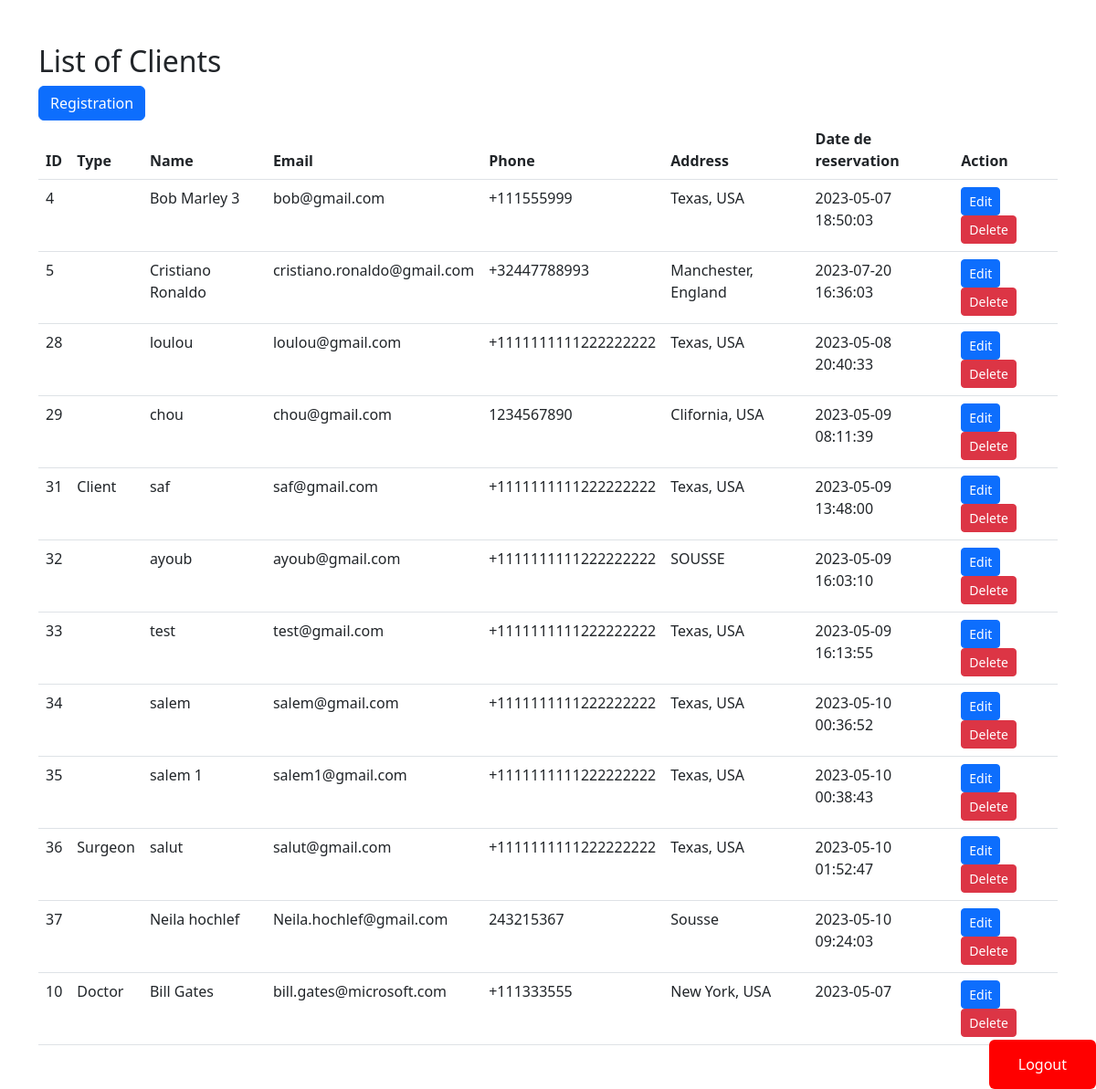
The page / on the database its author committed.
### tables this page shows
CREATE TABLE IF NOT EXISTS `clients` (
  `id` int(11) NOT NULL AUTO_INCREMENT,
  `type` varchar(100) NOT NULL,
  `name` varchar(100) NOT NULL,
  `email` varchar(200) NOT NULL,
  `phone` varchar(20) DEFAULT NULL,
  `address` varchar(200) DEFAULT NULL,
  `passw` varchar(255) DEFAULT NULL,
  `date_res` datetime DEFAULT CURRENT_TIMESTAMP,
  PRIMARY KEY (`id`),
  UNIQUE KEY `email` (`email`)
);

### index.php (the view, shortened to what this page needs)
<!DOCTYPE html>
<html lang="en">
<head>
    <link rel="stylesheet" href="https://cdn.jsdelivr.net/npm/bootstrap@5.3.0-alpha3/dist/css/bootstrap.min.css">
</head>
<body>
<a href="logout.php" class="btn btn-danger logout " >Logout</a>
    <div class="container my-5">
        <h2>List of Clients</h2>
        <a class="btn btn-primary" href="/mon_cabinet/create.php" role="button">Registration</a>
        <br>
        <table class="table">
            <thead>
                <tr>
                    <th>ID</th>
                    <th>Type</th>
                    <th>Name</th>
                    <th>Email</th>
                    <th>Phone</th>
                    <th>Address</th>
                    <th>Date de reservation</th>
                    <th>Action</th>
                </tr>
            </thead>
            <tbody>
                <?php
                $servername = "localhost";
                $username = "root";
                $password = "";
                $database = "mon_cabinet";
                $connection = new mysqli($servername,$username,$password,$database);
                $sql = "SELECT *FROM clients";
                $result = $connection->query($sql);
                while($row = $result->fetch_assoc()){
                    echo"
                    <tr>
                    <td>$row[id]</td>
                    <td>$row[type]</td>
                    <td>$row[name]</td>
                    <td>$row[email]</td>
                    <td>$row[phone]</td>
                    <td>$row[address]</td>
                    <td>$row[date_res]</td>
                    <td>
                        <a class='btn btn-primary btn-sm' href='/mon_cabinet/edit.php?id=$row[id]'>Edit</a>
                        <a class='btn btn-danger btn-sm' href='/mon_cabinet/delete.php?id=$row[id]'>Delete</a>
                    </td>
                </tr>
                    ";
                }
                ?>
                <tr>
                    <td>10</td>
                    <td>Doctor</td>
                    <td>Bill Gates</td>
                    <td>bill.gates@microsoft.com</td>
                    <td>+111333555</td>
                    <td>New York, USA</td>
                    <td>2023-05-07</td>
                    <td>
                        <a class="btn btn-primary btn-sm" href="/mon_cabinet/edit.php">Edit</a>
                        <a class="btn btn-danger btn-sm" href="/mon_cabinet/delete.php">Delete</a>
                    </td>
                </tr>
            </tbody>
        </table>
    </div>
</body>
</html>

### index.php (style rules this page uses)
.logout { position: absolute; bottom: 0; right: 0; background-color: red; border: none; color: white; padding: 15px 32px; text-align: center; text-decoration: none; display: inline-block; font-size: 16px; }

### rows shown on the page
clients: id "4", name "Bob Marley 3", email "bob@gmail.com", phone "+111555999", address "Texas, USA", date_res "2023-05-07 18:50:03"
clients: id "5", name "Cristiano Ronaldo", email "cristiano.ronaldo@gmail.com", phone "+32447788993", address "Manchester, England", date_res "2023-07-20 16:36:03"
clients: id "28", name "loulou", email "loulou@gmail.com", phone "+1111111111222222222", address "Texas, USA", date_res "2023-05-08 20:40:33"
clients: id "29", name "chou", email "chou@gmail.com", phone "1234567890", address "Clifornia, USA", date_res "2023-05-09 08:11:39"
clients: id "31", type "Client", name "saf", email "saf@gmail.com", phone "+1111111111222222222", address "Texas, USA", date_res "2023-05-09 13:48:00"
clients: id "32", name "ayoub", email "ayoub@gmail.com", phone "+1111111111222222222", address "SOUSSE", date_res "2023-05-09 16:03:10"
clients: id "33", name "test", email "test@gmail.com", phone "+1111111111222222222", address "Texas, USA", date_res "2023-05-09 16:13:55"
clients: id "34", name "salem", email "salem@gmail.com", phone "+1111111111222222222", address "Texas, USA", date_res "2023-05-10 00:36:52"
clients: id "35", name "salem 1", email "salem1@gmail.com", phone "+1111111111222222222", address "Texas, USA", date_res "2023-05-10 00:38:43"
clients: id "36", type "Surgeon", name "salut", email "salut@gmail.com", phone "+1111111111222222222", address "Texas, USA", date_res "2023-05-10 01:52:47"
clients: id "37", name "Neila hochlef", email "Neila.hochlef@gmail.com", phone "243215367", address "Sousse", date_res "2023-05-10 09:24:03"
